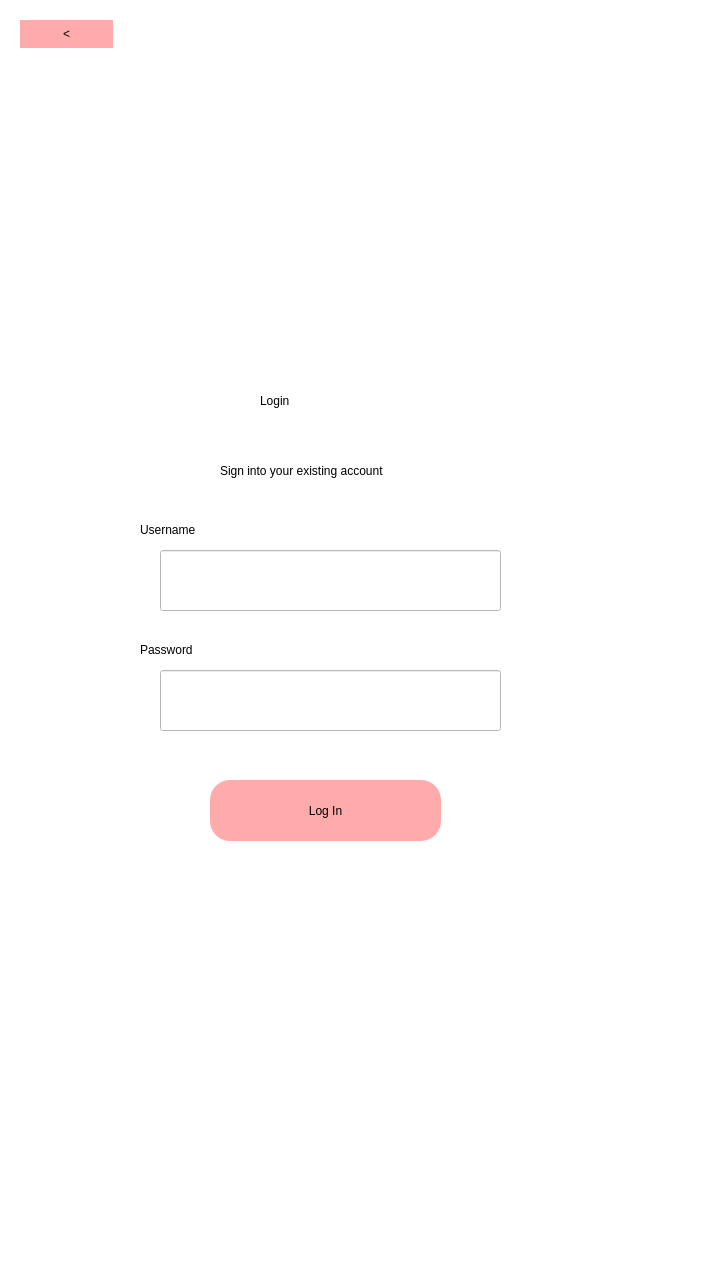
<?xml version="1.0" encoding="UTF-8"?>
<ui version="4.0">
 <class>Dialog</class>
 <widget class="QDialog" name="Dialog">
  <property name="geometry">
   <rect>
    <x>0</x>
    <y>0</y>
    <width>720</width>
    <height>1280</height>
   </rect>
  </property>
  <property name="windowTitle">
   <string>Dialog</string>
  </property>
  <widget class="QWidget" name="widget" native="true">
   <property name="geometry">
    <rect>
     <x>0</x>
     <y>0</y>
     <width>720</width>
     <height>1280</height>
    </rect>
   </property>
   <property name="styleSheet">
    <string notr="true">background-color: rgb(255, 255, 255);

</string>
   </property>
   <widget class="QLabel" name="label">
    <property name="geometry">
     <rect>
      <x>260</x>
      <y>350</y>
      <width>161</width>
      <height>101</height>
     </rect>
    </property>
    <property name="styleSheet">
     <string notr="true">color: rgb(0, 0, 0);
font: 36pt &quot;Monospace&quot;;
</string>
    </property>
    <property name="text">
     <string>Login</string>
    </property>
   </widget>
   <widget class="QLineEdit" name="Email">
    <property name="geometry">
     <rect>
      <x>160</x>
      <y>550</y>
      <width>341</width>
      <height>61</height>
     </rect>
    </property>
    <property name="styleSheet">
     <string notr="true">font: 12pt  &quot;MS Shell Dlg 2&quot;;</string>
    </property>
   </widget>
   <widget class="QLabel" name="label_2">
    <property name="geometry">
     <rect>
      <x>140</x>
      <y>520</y>
      <width>161</width>
      <height>20</height>
     </rect>
    </property>
    <property name="styleSheet">
     <string notr="true">color: rgb(0, 0, 0);
font: 15pt &quot;Monospace&quot;;
</string>
    </property>
    <property name="text">
     <string>Username</string>
    </property>
   </widget>
   <widget class="QLabel" name="label_3">
    <property name="geometry">
     <rect>
      <x>140</x>
      <y>640</y>
      <width>161</width>
      <height>20</height>
     </rect>
    </property>
    <property name="styleSheet">
     <string notr="true">color: rgb(0, 0, 0);
font: 15pt &quot;Monospace&quot;;
</string>
    </property>
    <property name="text">
     <string>Password</string>
    </property>
   </widget>
   <widget class="QPushButton" name="LoginAccount">
    <property name="geometry">
     <rect>
      <x>210</x>
      <y>780</y>
      <width>231</width>
      <height>61</height>
     </rect>
    </property>
    <property name="styleSheet">
     <string notr="true">color: rgb(0, 0, 0);
background-color: rgb(255, 171, 172);
border-radius:20px;
font: 16pt &quot;Monospace&quot;;</string>
    </property>
    <property name="text">
     <string>Log In</string>
    </property>
   </widget>
   <widget class="QLabel" name="label_4">
    <property name="geometry">
     <rect>
      <x>220</x>
      <y>450</y>
      <width>241</width>
      <height>41</height>
     </rect>
    </property>
    <property name="styleSheet">
     <string notr="true">color: rgb(0, 0, 0);
font: 10pt &quot;Monospace&quot;;
</string>
    </property>
    <property name="text">
     <string>Sign into your existing account</string>
    </property>
   </widget>
   <widget class="QLineEdit" name="Password">
    <property name="geometry">
     <rect>
      <x>160</x>
      <y>670</y>
      <width>341</width>
      <height>61</height>
     </rect>
    </property>
    <property name="styleSheet">
     <string notr="true">font: 12pt  &quot;MS Shell Dlg 2&quot;;</string>
    </property>
   </widget>
   <widget class="QLabel" name="loginError">
    <property name="geometry">
     <rect>
      <x>150</x>
      <y>740</y>
      <width>351</width>
      <height>21</height>
     </rect>
    </property>
    <property name="styleSheet">
     <string notr="true">font: 12pt &quot;MS Shell Dlg 2&quot;;
color: rgb(255, 0, 0);</string>
    </property>
    <property name="text">
     <string/>
    </property>
   </widget>
   <widget class="QPushButton" name="GoBack">
    <property name="geometry">
     <rect>
      <x>20</x>
      <y>20</y>
      <width>93</width>
      <height>28</height>
     </rect>
    </property>
    <property name="styleSheet">
     <string notr="true">color: rgb(0, 0, 0);
background-color: rgb(255, 171, 172);
border-radius:20px;
font: 26pt &quot;MS Shell Dlg 2&quot;;

</string>
    </property>
    <property name="text">
     <string>&lt;</string>
    </property>
   </widget>
  </widget>
 </widget>
 <resources/>
 <connections/>
</ui>
